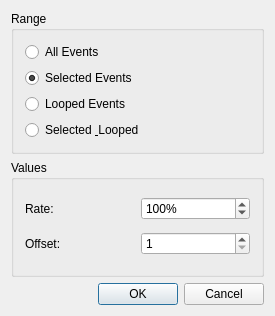
<?xml version="1.0" encoding="UTF-8"?>
<ui version="4.0">
 <class>VelocityBase</class>
 <widget class="QDialog" name="VelocityBase">
  <property name="geometry">
   <rect>
    <x>0</x>
    <y>0</y>
    <width>275</width>
    <height>316</height>
   </rect>
  </property>
  <property name="windowTitle">
   <string>LOS: Modify Velocity</string>
  </property>
  <layout class="QVBoxLayout" name="verticalLayout_2">
   <property name="spacing">
    <number>6</number>
   </property>
   <property name="margin">
    <number>11</number>
   </property>
   <item>
    <widget class="QGroupBox" name="rangeBox">
     <property name="title">
      <string>Range</string>
     </property>
     <layout class="QVBoxLayout" name="verticalLayout">
      <property name="spacing">
       <number>6</number>
      </property>
      <property name="margin">
       <number>11</number>
      </property>
      <item>
       <widget class="QRadioButton" name="allEvents">
        <property name="text">
         <string>All Events</string>
        </property>
       </widget>
      </item>
      <item>
       <widget class="QRadioButton" name="selectedEvents">
        <property name="text">
         <string>Selected Events</string>
        </property>
        <property name="checked">
         <bool>true</bool>
        </property>
       </widget>
      </item>
      <item>
       <widget class="QRadioButton" name="loopedEvents">
        <property name="text">
         <string>Looped Events</string>
        </property>
       </widget>
      </item>
      <item>
       <widget class="QRadioButton" name="selectedLooped">
        <property name="text">
         <string>Selected &amp; Looped</string>
        </property>
       </widget>
      </item>
     </layout>
    </widget>
   </item>
   <item>
    <widget class="QGroupBox" name="groupBox_2">
     <property name="title">
      <string>Values</string>
     </property>
     <layout class="QGridLayout" name="gridLayout">
      <property name="margin">
       <number>11</number>
      </property>
      <property name="spacing">
       <number>6</number>
      </property>
      <item row="0" column="0">
       <widget class="QLabel" name="TextLabel3">
        <property name="text">
         <string>Rate:</string>
        </property>
        <property name="wordWrap">
         <bool>false</bool>
        </property>
       </widget>
      </item>
      <item row="0" column="1">
       <widget class="QSpinBox" name="rate">
        <property name="suffix">
         <string>%</string>
        </property>
        <property name="maximum">
         <number>200</number>
        </property>
        <property name="value">
         <number>100</number>
        </property>
       </widget>
      </item>
      <item row="1" column="0">
       <widget class="QLabel" name="TextLabel4">
        <property name="text">
         <string>Offset:</string>
        </property>
        <property name="wordWrap">
         <bool>false</bool>
        </property>
       </widget>
      </item>
      <item row="1" column="1">
       <widget class="QSpinBox" name="offset">
        <property name="minimum">
         <number>1</number>
        </property>
        <property name="maximum">
         <number>127</number>
        </property>
        <property name="singleStep">
         <number>1</number>
        </property>
       </widget>
      </item>
     </layout>
    </widget>
   </item>
   <item>
    <layout class="QHBoxLayout" name="horizontalLayout">
     <property name="spacing">
      <number>6</number>
     </property>
     <item>
      <spacer name="Spacer1">
       <property name="orientation">
        <enum>Qt::Horizontal</enum>
       </property>
       <property name="sizeType">
        <enum>QSizePolicy::Expanding</enum>
       </property>
       <property name="sizeHint" stdset="0">
        <size>
         <width>20</width>
         <height>20</height>
        </size>
       </property>
      </spacer>
     </item>
     <item>
      <widget class="QPushButton" name="okButton">
       <property name="text">
        <string>OK</string>
       </property>
       <property name="autoDefault">
        <bool>false</bool>
       </property>
       <property name="default">
        <bool>true</bool>
       </property>
      </widget>
     </item>
     <item>
      <widget class="QPushButton" name="cancelButton">
       <property name="text">
        <string>Cancel</string>
       </property>
      </widget>
     </item>
    </layout>
   </item>
  </layout>
 </widget>
 <layoutdefault spacing="6" margin="11"/>
 <resources/>
 <connections>
  <connection>
   <sender>okButton</sender>
   <signal>clicked()</signal>
   <receiver>VelocityBase</receiver>
   <slot>accept()</slot>
   <hints>
    <hint type="sourcelabel">
     <x>20</x>
     <y>20</y>
    </hint>
    <hint type="destinationlabel">
     <x>20</x>
     <y>20</y>
    </hint>
   </hints>
  </connection>
  <connection>
   <sender>cancelButton</sender>
   <signal>clicked()</signal>
   <receiver>VelocityBase</receiver>
   <slot>reject()</slot>
   <hints>
    <hint type="sourcelabel">
     <x>20</x>
     <y>20</y>
    </hint>
    <hint type="destinationlabel">
     <x>20</x>
     <y>20</y>
    </hint>
   </hints>
  </connection>
 </connections>
</ui>
